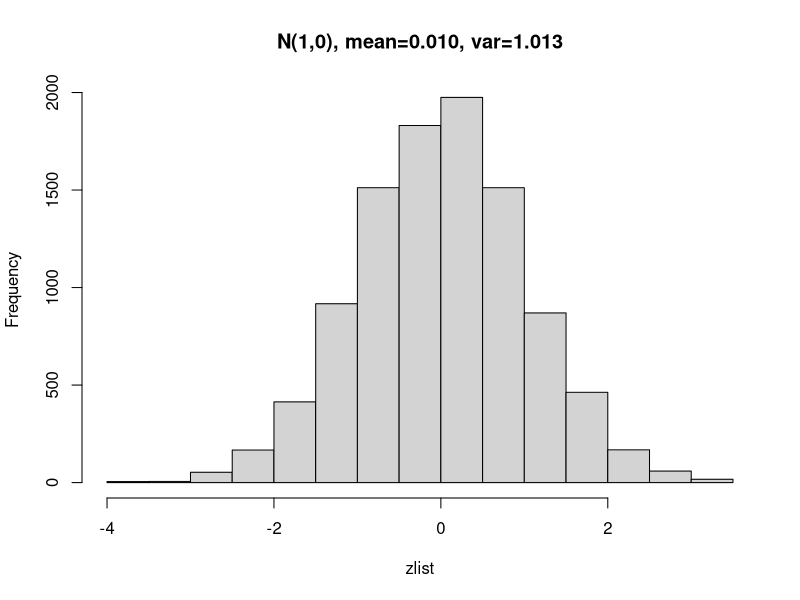
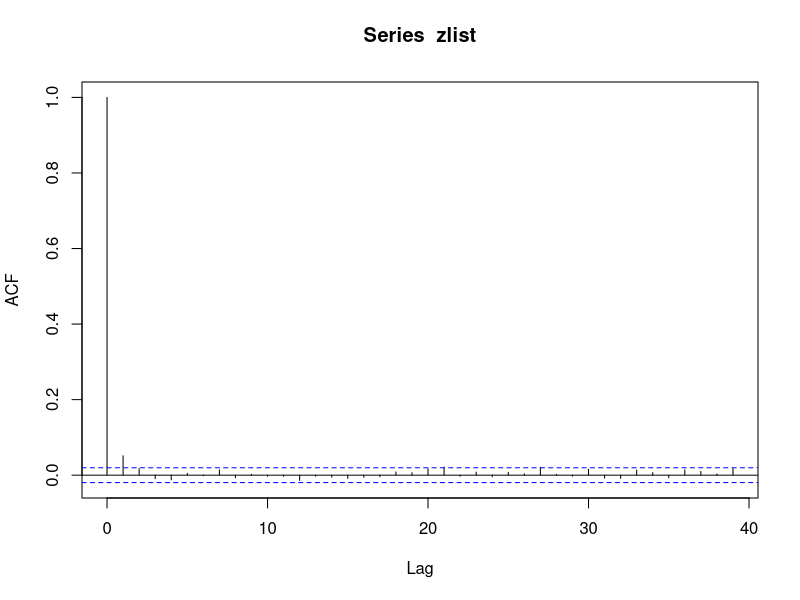
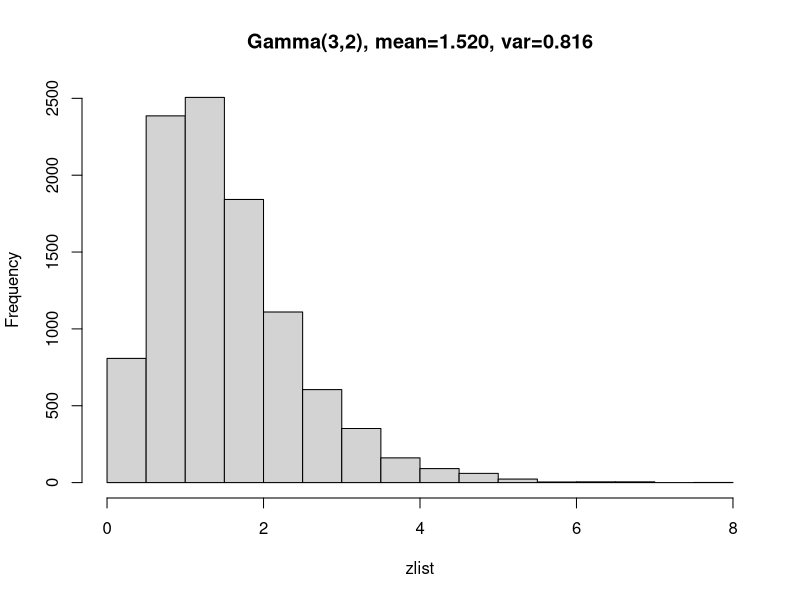
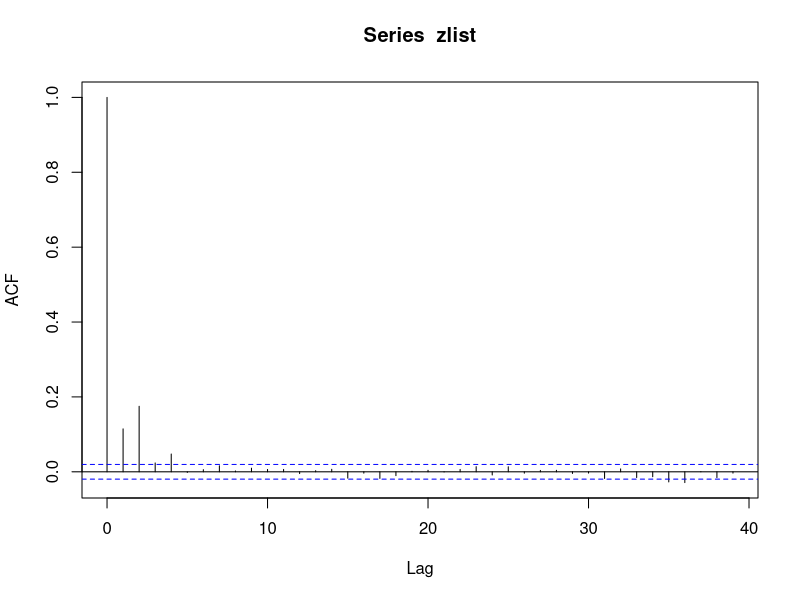
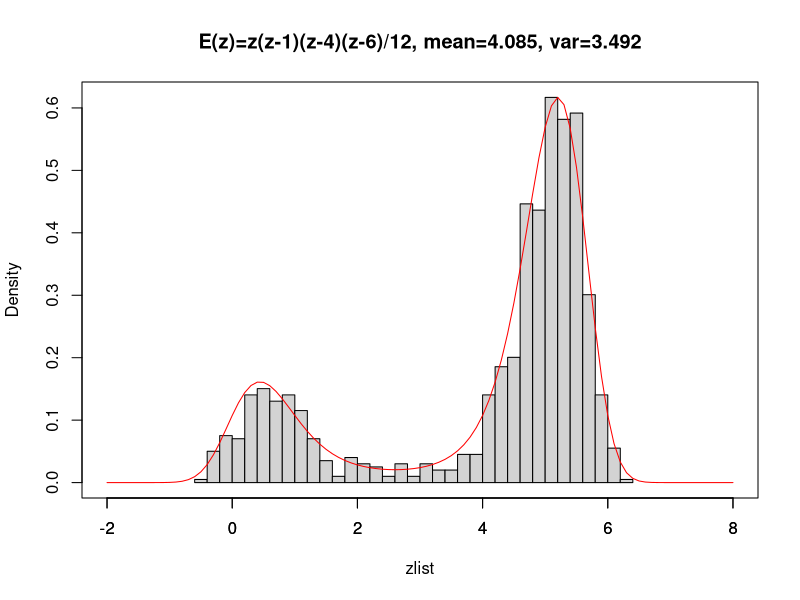
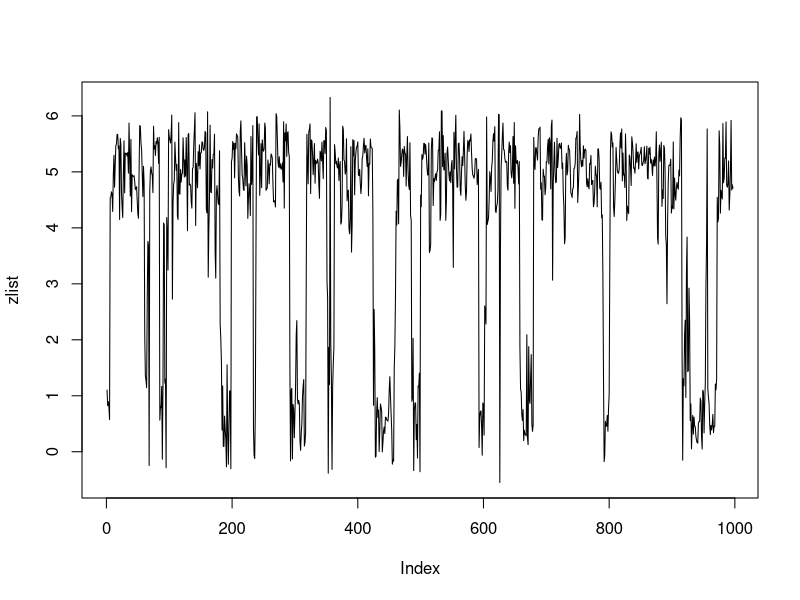
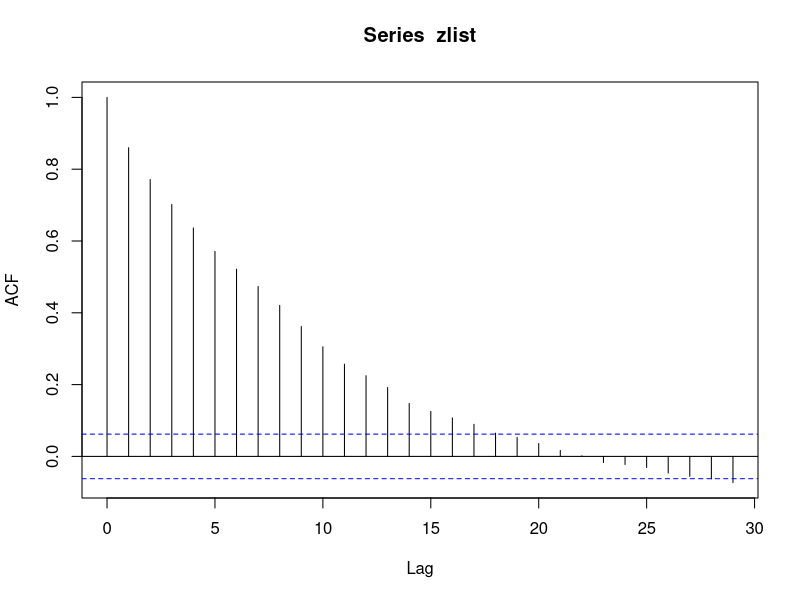

Generate these figures, in order, with R:
# Hybrid Monte Carlo sampling

N <- 10000; # number of sampling

hmc_sampling <- function(N, E, partial_E, leapfrog_count=100, leapfrog_epsilon=0.01) {
	r <- rnorm(1,0,1);
	z <- 1;
	zlist <- c();

	for(i in 1:N) {
		H <- E(z) + r^2/2;
		# leapfrog
		e <- sample(c(-1,1), 1) * runif(1, 0.9, 1.1) * leapfrog_epsilon;
		z2 <- z;
		r2 <- r - e * partial_E(z2) / 2;
		count = sample(leapfrog_count:(leapfrog_count*2), 1)
		for(j in 1:count) {
			z2 <- z2 + e * r2;
			r2 <- r2 - e * partial_E(z2);
		}
		r2 <- r2 - e * partial_E(z2) / 2;
		dH <- H - (E(z2) + r2^2/2);
		if (dH > 0 || runif(1) < exp(dH)) {
			z <- z2;
			zlist <- append(zlist, z);

			# resampling of r from p(r|z) = p(r) = N(0,1)
			r <- rnorm(1,0,1);
		} else {
			#cat(sprintf("%d: rejected\n", i));
		}
	}
	cat(sprintf("reject: %d / %d\n", N-length(zlist), N));
	zlist;
}

png();

# p(z) = N(0,1) = exp(-z^2/2)/sqrt(2pi)
# E(z) = z^2/2, Zp = sqrt(2pi), dE/dz = z
# Hamiltonian: H(z,r) = E(z) + K(r) = z^2/2 + r^2/2
zlist <- hmc_sampling(N, function(z)z**2/2, function(z)z);
hist(zlist, breaks=20, main=sprintf("N(1,0), mean=%.3f, var=%.3f", mean(zlist), var(zlist)));
acf(zlist);

# p(z) = Gamma(a,b) = 1/Zp * exp((a-1)ln z - bz)
# E(z) = -(a-1)ln z + bz, dE/dz = b - (a-1)/z
a <- 3;
b <- 2;
zlist <- hmc_sampling(N, function(z)b*z-(a-1)*log(z), function(z)b-(a-1)/z);
hist(zlist, breaks=20, main=sprintf("Gamma(%d,%d), mean=%.3f, var=%.3f", a, b, mean(zlist), var(zlist)));
acf(zlist);

# E(z) = 1/12 z(z-1)(z-4)(z-6) = (z^4-11z^3+34z^2-24z)/12
# dE/dz = (4z^3-33z^2+68z-24)/12
N <- 1000
zlist <- hmc_sampling(N, function(z)z*(z-1)*(z-4)*(z-6)/12, function(z)(4*z**3-33*z**2+68*z-24)/12, 
	leapfrog_count=400, leapfrog_epsilon=0.005);
hist(zlist, breaks=30, main=sprintf("E(z)=z(z-1)(z-4)(z-6)/12, mean=%.3f, var=%.3f", mean(zlist), var(zlist)), freq=F, xlim=c(-2,8));
par(new=T);
plot(function(z)exp(-z*(z-1)*(z-4)*(z-6)/12), xlim=c(-2,8), col="red", ann=F, yaxt="n");

plot(zlist, type="l");
acf(zlist);
